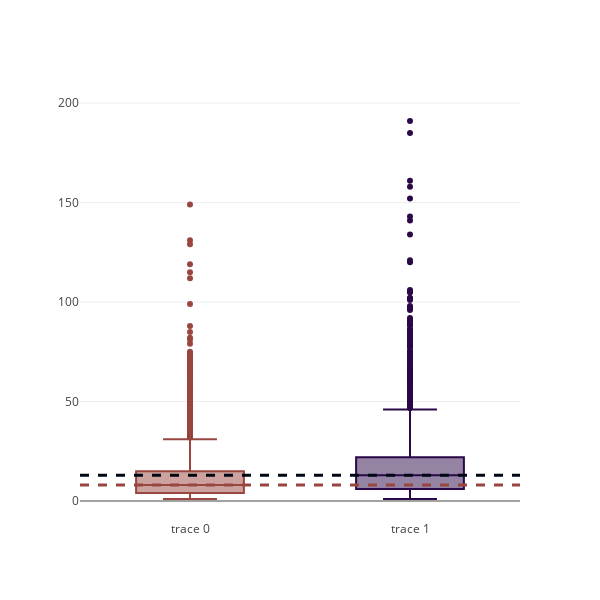

The cell this chart's notebook holds for it:
### Code cell
fig = go.Figure()
fig.add_trace(go.Box(y = frac_yeast_pept_ss.iloc[:,0].tolist(), marker_color = '#98463f'))
fig.add_trace(go.Box(y = frac_yeast_pept_frac.iloc[:,0].tolist(), marker_color = '#2b0948'))
fig.update_layout(
    width=600,
    height=600,
    template='none',
    showlegend=False
)
fig.add_hline(y = np.nanmedian(frac_yeast_pept_ss.iloc[:,0].tolist()), line={'dash': 'dash', 'width': 3, 'color': '#98463f'})
fig.add_hline(y = np.nanmedian(frac_yeast_pept_frac.iloc[:,0].tolist()), line={'dash': 'dash', 'width': 3, 'color': '#000814'})
#fig.write_image(r'D:\Projects\SPEC\figs_raw\Figure_2e4.pdf', width = 600, height = 600)

### Figure 1 — Plotly figure (JSON) as saved in the notebook; plotly's stock layout.template omitted (floating-point values rounded to 4 significant figures; data arrays with more than 128 entries replaced by an {"elided": "..."} marker saying what was removed)
{"data": [{"marker": {"color": "#98463f"}, "type": "box", "y": {"elided": "4038 int values"}}, {"marker": {"color": "#2b0948"}, "type": "box", "y": {"elided": "4657 int values"}}], "layout": {"height": 600, "shapes": [{"line": {"color": "#98463f", "dash": "dash", "width": 3}, "type": "line", "x0": 0, "x1": 1, "xref": "x domain", "y0": 8, "y1": 8, "yref": "y"}, {"line": {"color": "#000814", "dash": "dash", "width": 3}, "type": "line", "x0": 0, "x1": 1, "xref": "x domain", "y0": 13, "y1": 13, "yref": "y"}], "showlegend": false, "width": 600}}
